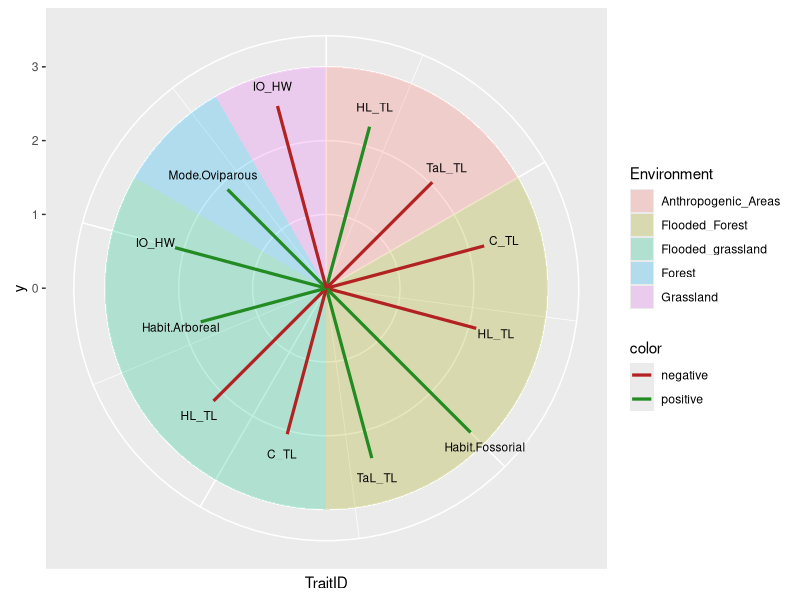

Here is the R script that generated this plot:
#### PACKAGES ####
required_packages <- c("tidyverse", "ade4", "RColorBrewer")

installed <- rownames(installed.packages())
for (p in required_packages) {
  if (!(p %in% installed)) install.packages(p)
}

library(tidyverse)
library(ade4)
library(RColorBrewer)

#### FUNCTIONS ####
acomodar<-function(matriz){
  matriz<-as.data.frame(matriz)
  rownames(matriz)<-matriz[,1]
  matriz<-matriz[,-1]
  return(matriz)
}

#### DATA IMPORT ####

# Assumes working directory = repository root

TraitsRel <- read.csv("traits.csv", sep=";")
TraitsRel$Mode <- as.factor(TraitsRel$Mode)
TraitsRel$Habit <- as.factor(TraitsRel$Habit)
TraitsRel <- TraitsRel[,c(1:3,12:21)]

Presences48 <- read.csv("presence_absence_matrix.csv", sep=";")
Environments <- read.csv("environmental_coverage_matrix.csv", sep=";")

L_Presences48 <- acomodar(Presences48)
R_Environments <- acomodar(Environments)
Q_TraitsRel <- acomodar(TraitsRel)

#### CORRELATIONS ####
CorrelacionRel <- cor(Q_TraitsRel[,c(-11,-12)], method = "spearman")

cor_matrix_rm1 <- CorrelacionRel           
cor_matrix_rm1[upper.tri(cor_matrix_rm1)] <- 0
diag(cor_matrix_rm1) <- 0

Q_TraitsRel <- Q_TraitsRel [,c(-2,-4,-9)]

set.seed(100)

#### FOURTH CORNER ANALYSIS ####
result <- fourthcorner(
  R_Environments, 
  L_Presences48, 
  Q_TraitsRel, 
  modeltype = 6, 
  nrepet = 9999
)

summary(result)
export <- print(result)
write.csv(export,"Results100.csv", row.names = TRUE)

#### CREATE ResDF FROM Results ####
# Convert result to data frame (if not already)
Results <- as.data.frame(export)

# Separate "Test" into Environment and Trait
library(tidyr)
library(dplyr)

ResDF <- Results %>%
  separate(Test, into = c("Environment", "Trait"), sep = " / ") %>%
  mutate(
    Trait = trimws(Trait),
    Environment = trimws(Environment)
  ) %>%
  select(Environment, Trait, Obs, Std.Obs, Pvalue)

ResDF <- ResDF %>%
  filter(Pvalue < 0.05)

# Check
head(ResDF)

#### TRAITWHEEL ####
df <- ResDF %>%
  arrange(Environment, Trait)

df$Obs <- as.numeric(df$Obs)
df$Std.Obs <- as.numeric(df$Std.Obs)
df$Pvalue <- as.numeric(df$Pvalue)

df$TraitID <- seq_len(nrow(df))
df$bar_length <- abs(df$Std.Obs)
df$color <- ifelse(df$Obs >= 0, "positive", "negative")

sector_df <- df %>%
  group_by(Environment) %>%
  summarise(
    start = min(TraitID) - 0.5,
    end   = max(TraitID) + 0.5
  ) %>% 
  ungroup() %>% 
  mutate(mid = (start + end) / 2)

n_env <- nrow(sector_df)
bg_colors <- brewer.pal(max(3, n_env), "Set2")[1:n_env]
names(bg_colors) <- sector_df$Environment

p_wheel <- ggplot() +
  geom_rect(
    data = sector_df,
    aes(xmin = start, xmax = end, ymin = 0, ymax = 3, fill = Environment),
    alpha = 0.25
  ) +
  geom_segment(
    data = df,
    aes(x = TraitID, xend = TraitID, y = 0, yend = bar_length, color = color),
    linewidth = 1.1
  ) +
  scale_color_manual(values = c("positive" = "forestgreen",
                                "negative" = "firebrick")) +
  geom_text(
    data = df,
    aes(x = TraitID, y = bar_length + max(bar_length)*0.10, label = Trait),
    size = 3
  ) +
  coord_polar(theta = "x") +
  theme(
    axis.text.x = element_blank(),
    axis.ticks.x = element_blank(),)

p_wheel
